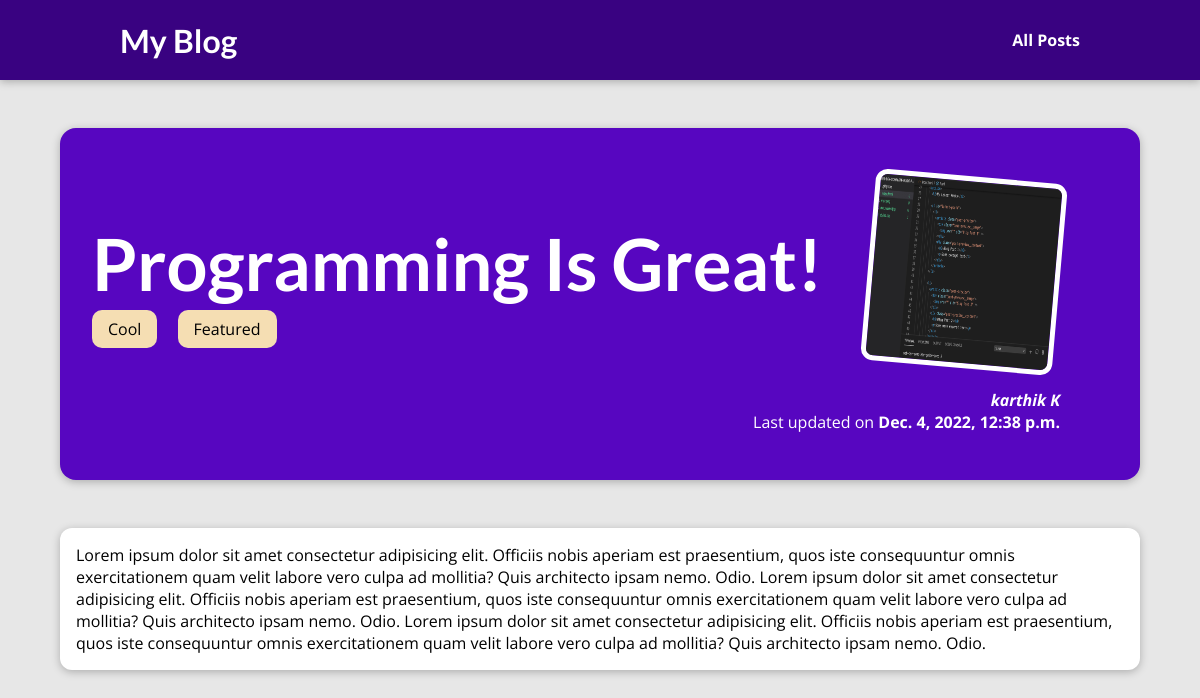
Page /posts/programming-is-fun on the committed database.
### blog/models.py (models this page shows, shortened)
class Post(models.Model):
    title = models.CharField(max_length=100, null=False)
    author=models.ForeignKey(Author, on_delete=models.SET_NULL,related_name='post', null=True)
    tags=models.ManyToManyField(Tag, related_name='post')
    excerpt=models.TextField()
    image_name=models.CharField(max_length=100, null=True, blank=True)
    date = models.DateTimeField(auto_now=True)
    content=models.TextField()
    slug=models.SlugField(max_length=100,unique=True,blank=True,db_index=True)

class Tag(models.Model):
    tag_name=models.CharField(max_length=100, null=False)
    def __str__(self):
        return f"{self.tag_name}"

class Author(models.Model):
    first_name = models.CharField(max_length=50, null=False, blank=False)
    last_name = models.CharField(max_length=50,null=True, blank=True)
    email_address =models.EmailField(max_length=100, null=False, unique=True)
    def full_name(self):
        return f"{self.first_name} {self.last_name}"
    def __str__(self):
        return self.full_name()

### blog/views.py (the view)
# urls.py: path("posts/<slug>",views.post_detail, name="post_detail"),
def post_detail(request, slug):
    identified_post = Post.objects.get(slug=slug)
    return render(request, "blog/post-detail.html", {
        "post": identified_post
    })

### blog/templates/blog/post-detail.html (shortened to what this page needs)
{% extends 'base.html' %}
{% load static %}
{% block css_files %}
<link rel="stylesheet" href="{% static "blog/post-detail.css" %}" />
{% endblock %}
{% block content %}
<section id="summary">
    <h2>{{post.title}}</h2>
    <div>
        {% for tag in post.tags.all %}
        <span class="tag">{{tag}}</span>
        {% endfor %}
    </div>
    <article>
        <img src="{% static 'blog/images/'|add:post.image_name %}" >
        <address>{{ post.author }}</address>
        <div>
            Last updated on <time>{{ post.date }}</time>
        </div>
    </article>
</section>
<main>
    {{ post.content }}
</main>
{% endblock %}

### static/app.css (style rules this page uses)
* { box-sizing: border-box; }
html { font-family: 'Open Sans', 'Lato', sans-serif; }
body { margin: 0; }
h1, h2, h3 { font-family: 'Lato', sans-serif; font-weight: bold; }

### blog/static/blog/post-detail.css (style rules this page uses)
body { background-color: #e7e7e7; }
#summary { margin: 8rem auto 3rem auto; padding: 2rem; width: 90%; max-width: 90rem; border-radius: 16px; background-color: #5706c0; position: relative; box-shadow: 0 2px 8px rgba(0, 0, 0, 0.25); height: 22rem; }
#summary h2 { color: white; font-size: 4.5rem; margin-bottom: 0.25rem; }
#summary article { position: absolute; top: 2rem; right: 3rem; padding: 1rem 2rem; border-radius: 12px; text-align: right; color: white; }
#summary article img { width: 12rem; height: 12rem; border-radius: 12px; transform: rotateZ(5deg); border: 5px solid white; margin-bottom: 1rem; }
#summary address { font-weight: bold; }
#summary time { font-weight: bold; }
main { width: 90%; max-width: 90rem; margin: 3rem auto; background-color: white; padding: 1rem; border-radius: 12px; box-shadow: 0 2px 8px rgba(0, 0, 0, 0.25); }
.tag { background-color: wheat; padding: 0.5rem 1rem; border-radius: 10px; display: inline-block; margin-right: 1rem; margin-bottom: 1rem; }

### rows in the picture
Post: title "Programming Is Great!", image_name (picture), author "karthik K", date "Dec. 4, 2022, 12:38 p.m.", content "Lorem ipsum dolor sit amet consectetur adipisicing elit. Officiis nobis aperiam est praesentium, quos iste consequuntur omnis exercitationem quam velit labore vero culpa ad mollitia? Quis architecto ipsam nemo. Odio. Lorem ipsum dolor sit amet consectetur adipisicing elit. Officiis nobis aperiam est praesentium, quos iste consequuntur omnis exercitationem quam velit labore vero culpa ad mollitia? Quis architecto ipsam nemo. Odio. Lorem ipsum dolor sit amet consectetur adipisicing elit. Officiis nobis aperiam est praesentium, quos iste consequuntur omnis exercitationem quam velit labore vero culpa ad mollitia? Quis architecto ipsam nemo. Odio."
Tag: tag_name "Cool"
Tag: tag_name "Featured"
